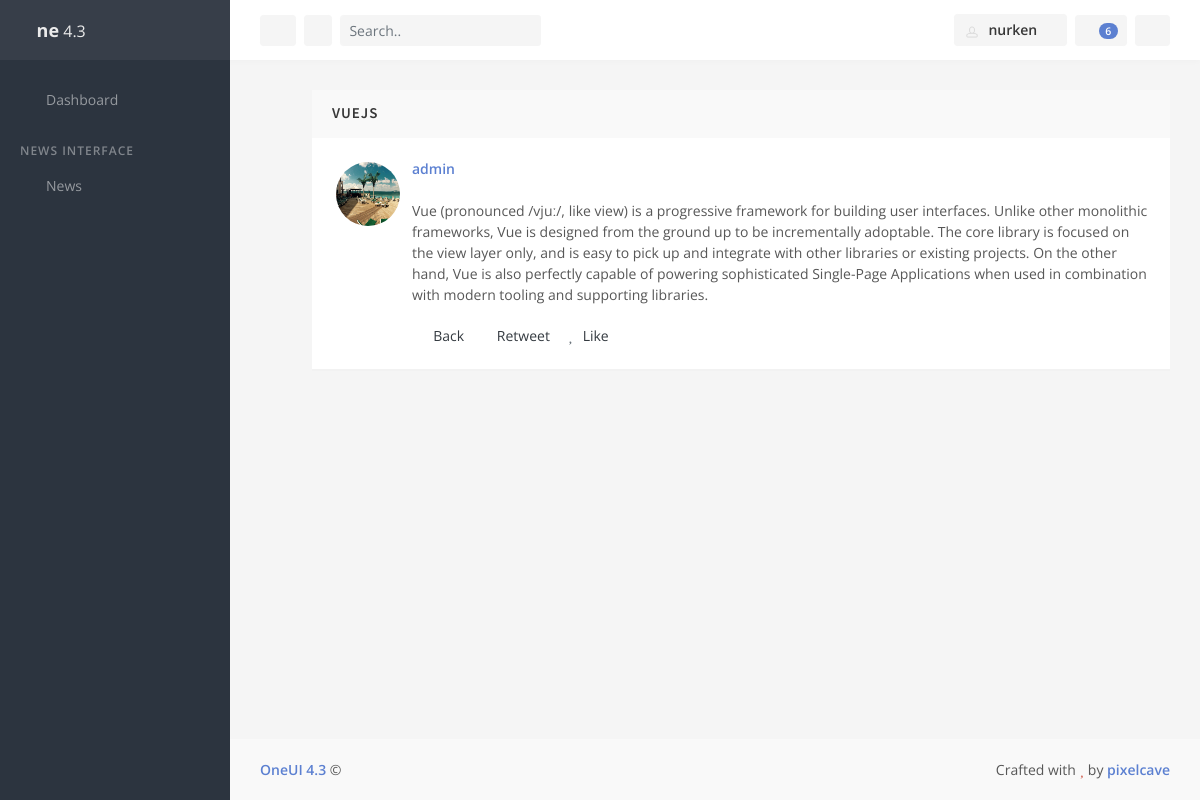
The app's page /news/6 (signed in) with its own data.
### news/models.py (models this page shows, shortened)
class News(models.Model):
    STATUS = [
        ('published', 'Published'),
        ('unpublished', 'Unpublished')
    ]
    title = models.CharField(verbose_name="Название", max_length=255)
    description = models.TextField(verbose_name="Описание")
    author = models.ForeignKey(User, on_delete=models.CASCADE)
    tag = models.ManyToManyField('Tag', null=True, blank=True, default=None)
    status = models.CharField(max_length=255, choices=STATUS, default="published")
    image = models.ImageField(null=True, blank=True)
    created_at = models.DateTimeField(verbose_name = "Дата создание", auto_now_add=timezone.now())
    class Meta:
        verbose_name = 'Новость'
        verbose_name_plural = 'Новости'

### news/views.py (the view)
# urls.py: path('<int:id>', views.NewsDetails.as_view(), name="details"),
class NewsDetails(LoginRequiredMixin,DetailView):
    login_url='/login'
    template_name='news/details.html'
    model=News
    pk_url_kwarg='id'

### news/templates/news/details.html (shortened to what this page needs)
{% extends 'news/layouts.html' %}
{% load static %}
{% block content %}
    <div class="timeline-event">
        <div class="timeline-event-block block js-appear-enabled animated fadeIn" data-toggle="appear">
            <div class="block-header block-header-default">
                <h3 class="block-title">{{ news.title }}</h3>
            </div>
            <div class="block-content">
                <div class="media font-size-sm">
                    <a class="img-link mr-2" href="javascript:void(0)">
                        {% if news.image %}
                            <img class="img-avatar img-avatar56 img-avatar-thumb" src="{{ news.image.url }}" alt="image">
                        {% else %}
                            <img class="img-avatar img-avatar56 img-avatar-thumb" src="{% static 'assets/media/photos/photo29.jpg' %}" alt="">
                        {% endif %}
                    </a>
                    <div class="media-body">
                        <p>
                            <a class="font-w600" href="javascript:void(0)">{{ news.author }}</a>
                            <article>
                                {{ news.description }}
                            </article>
                        </p>
                        <p>
                            <a class="text-dark mr-2" href="{% url 'news' %}">
                                <i class="fa fa-reply fa-fw text-muted"></i> Back
                            </a>
                            <a class="text-dark mr-2" href="javascript:void(0)">
                                <i class="fa fa-redo fa-fw text-muted"></i> Retweet
                            </a>
                            <a class="text-dark mr-2" href="javascript:void(0)">
                                <i class="fa fa-heart fa-fw text-muted"></i> Like
                            </a>
                        </p>
                    </div>
                </div>
            </div>
        </div>
    </div>
{% endblock %}

### news/templates/news/layouts.html (shortened to what this page needs)
{% load static %}
<!doctype html>
<html lang="en">
    <head>
        <link rel="stylesheet" id="css-main" href="{% static 'assets/css/oneui.min.css' %}">
    </head>
    <body>
        <div id="page-container" class="sidebar-o sidebar-dark enable-page-overlay side-scroll page-header-fixed">
            <nav id="sidebar" aria-label="Main Navigation">
                <div class="content-header bg-white-5">
                    <a class="font-w600 text-dual" href="index.html">
                        <i class="fa fa-circle-notch text-primary"></i>
                        <span class="smini-hide">
                            <span class="font-w700 font-size-h5">ne</span> <span class="font-w400">4.3</span>
                        </span>
                    </a>
                    <div>
                        <div class="dropdown d-inline-block ml-3">
                            <a class="text-dual font-size-sm" id="sidebar-themes-dropdown" data-toggle="dropdown" aria-haspopup="true" aria-expanded="false" href="#">
                                <i class="si si-drop"></i>
                            </a>
                        </div>
                    </div>
                </div>
                <div class="content-side content-side-full">
                    <ul class="nav-main">
                        <li class="nav-main-item">
                            <a class="nav-main-link" href="{% url 'home' %}">
                                <i class="nav-main-link-icon si si-speedometer"></i>
                                <span class="nav-main-link-name">Dashboard</span>
                            </a>
                        </li>
                        <li class="nav-main-heading">News Interface</li>
                        <li class="nav-main-item">
                            <a class="nav-main-link nav-main-link-submenu" data-toggle="submenu" aria-haspopup="true" aria-expanded="false" href="#">
                                <i class="nav-main-link-icon si si-energy"></i>
                                <span class="nav-main-link-name">News</span>
                            </a>
                        </li>
                    </ul>
                </div>
            </nav>
            <header id="page-header">
                <div class="content-header">
                    <div class="d-flex align-items-center">
                        <button type="button" class="btn btn-sm btn-dual mr-2 d-none d-lg-inline-block" data-toggle="layout" data-action="sidebar_mini_toggle">
                            <i class="fa fa-fw fa-ellipsis-v"></i>
                        </button>
                        <button type="button" class="btn btn-sm btn-dual mr-2" data-toggle="modal" data-target="#one-modal-apps">
                            <i class="si si-grid"></i>
                        </button>
                        <form class="d-none d-sm-inline-block" action="be_pages_generic_search.html" method="POST">
                            <div class="input-group input-group-sm">
                                <input type="text" class="form-control form-control-alt" placeholder="Search.." id="page-header-search-input2" name="page-header-search-input2">
                                <div class="input-group-append">
                                    <span class="input-group-text bg-body border-0">
                                        <i class="si si-magnifier"></i>
                                    </span>
                                </div>
                            </div>
                        </form>
                    </div>
                    <div class="d-flex align-items-center">
                        <div class="dropdown d-inline-block ml-2">
                            <button type="button" class="btn btn-sm btn-dual" id="page-header-user-dropdown" data-toggle="dropdown" aria-haspopup="true" aria-expanded="false">
                                <img class="rounded" src="{% static 'assets/media/avatars/avatar10.jpg' %}" alt="Header Avatar" style="width: 18px;">
                                <span class="d-none d-sm-inline-block ml-1">
                                    {% if request.user %}
                                        {{ request.user.username }}
                                    {% else %}
                                        'Anonim'
                                    {% endif %}
                                </span>
                                <i class="fa fa-fw fa-angle-down d-none d-sm-inline-block"></i>
                            </button>
                        </div>
                        <div class="dropdown d-inline-block ml-2">
                            <button type="button" class="btn btn-sm btn-dual" id="page-header-notifications-dropdown" data-toggle="dropdown" aria-haspopup="true" aria-expanded="false">
                                <i class="si si-bell"></i>
                                <span class="badge badge-primary badge-pill">6</span>
                            </button>
                        </div>
                        <button type="button" class="btn btn-sm btn-dual ml-2" data-toggle="layout" data-action="side_overlay_toggle">
                            <i class="fa fa-fw fa-list-ul fa-flip-horizontal"></i>
                        </button>
                    </div>
                </div>
            </header>
            <main id="main-container">
                <div class="content">
                    {% block content %}{% endblock content %}
                </div>
            </main>
            <footer id="page-footer" class="bg-body-light">
                <div class="content py-3">
                    <div class="row font-size-sm">
                        <div class="col-sm-6 order-sm-2 py-1 text-center text-sm-right">
                            Crafted with <i class="fa fa-heart text-danger"></i> by <a class="font-w600" href="https://1.envato.market/ydb" target="_blank">pixelcave</a>
                        </div>
                        <div class="col-sm-6 order-sm-1 py-1 text-center text-sm-left">
                            <a class="font-w600" href="https://1.envato.market/xWy" target="_blank">OneUI 4.3</a> &copy;
                        </div>
                    </div>
                </div>
            </footer>
        </div>
    </body>
</html>

### records on screen
News: title "VUEJS", image (picture), author "admin", description "Vue (pronounced /vjuː/, like view) is a progressive framework for building user interfaces. Unlike other monolithic frameworks, Vue is designed from the ground up to be incrementally adoptable. The core library is focused on the view layer only, and is easy to pick up and integrate with other libraries or existing projects. On the other hand, Vue is also perfectly capable of powering sophisticated Single-Page Applications when used in combination with modern tooling and supporting libraries."

### other values on screen
{{ request.user.username }} "nurken"
